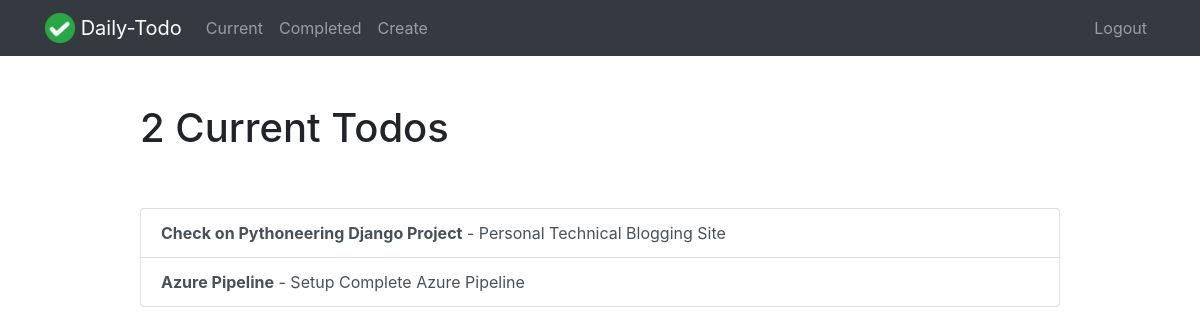
/current/ (signed in), run on the app's committed database.
### todo/models.py (models this page shows, shortened)
class Todo(models.Model):
    title = models.CharField(max_length=100)
    memo = models.TextField(blank=True)
    created = models.DateTimeField(auto_now_add=True)
    datecompleted = models.DateTimeField(null=True, blank=True)
    important = models.BooleanField(default=False)
    user = models.ForeignKey(User, on_delete=models.CASCADE, null=True)
    class Meta:
        ordering = ['important']

### todo/views.py (the view)
# urls.py: path('current/', views.currenttodos, name='currenttodos'),
@login_required
def currenttodos(request):
    todos = Todo.objects.filter(user=request.user, datecompleted__isnull=True)
    return render(request, 'todo/currenttodos.html', {'todos':todos})

### todo/templates/todo/currenttodos.html
{% extends "todo/base.html" %}
{% block content %}
    <div class="row justify-content-center mt-5">
        <div class="col-md-10">
            {% if todos %}
                 <h1>{{ todos.count }} Current Todo{{ todos.count|pluralize }}</h1>
            {% else %}
                           <h1>Current Todos</h1>
            {% endif %}
        </div>
    </div>
    <div class="row justify-content-center mt-5">
        <div class="col-md-10">
        {% if todos %}
            <div class="list-group">
                {% for todo in todos %}
                    <a href="{% url 'viewtodo' todo.id %}" class="list-group-item list-group-item-action{% if todo.important %} list-group-item-danger{% endif %}"><b>{{ todo.title }}</b>{% if todo.memo %} - {{ todo.memo|truncatechars:110 }}{% endif %}</a>
                {% endfor %}
            </div>
        {% else %}
            <div class="text-center">
                <h2>Looks like you don't have any todos! Nice work.</h2>
            <br>
            <a role="button" class="btn btn-primary" href="{% url 'createtodo' %}">New Todo</a>
            </div>
        {% endif %}
        </div>
    </div>
{% endblock %}

### data on the page
Todo: title "Check on Pythoneering Django Project", memo "Personal Technical Blogging Site"
Todo: title "Azure Pipeline", memo "Setup Complete Azure Pipeline"

### other printed values
{{ todos.count }} "2"
